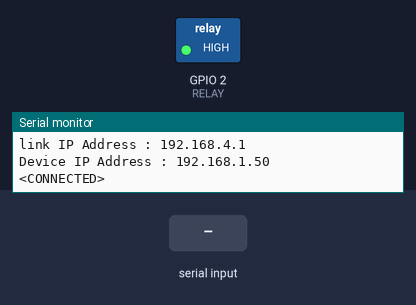
Recording of a sketch running on a simulated ESP8266 (NodeMCU). Parts: switched loads named in the sketch (green lamp = pin HIGH), the last lines printed to the serial monitor. Inputs (shaded band) come from the test bench. WiFi joins after 1.5 s; servers stay silent unless stated.

Above: at 3.4 s.
3.5 s: "90,45\n" received over Serial
At 5.1 s:
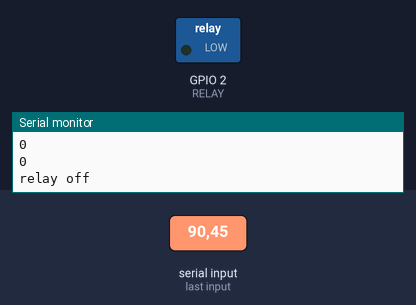
6.0 s: "30,150\n" received over Serial
8.7 s: "5\n" received over Serial
Timing chart, 0 to 11.7 s (numbered marks = the images above; inputs shaded):
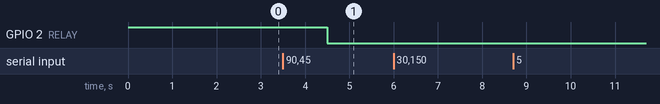

Measured:
- after the input at 3.5 s, GPIO 2 (RELAY): HIGH → LOW after 1.0 s

The sketch:

Shock.ino
```cpp
//Library files
#include <ESP8266WiFi.h>
#include <ArduinoJson.h>

//Definitons
#define RELAY 2
const char*   LINK_SSID = "Link";
const char*   LINK_PASSWORD = "abc123abc";
const char*   ID = "shock 1";
IPAddress     link(192,168,4,1);
WiFiClient    shock;

//Statas of the shock ON/OFF
typedef enum
{
  OFF = 0,
  ON,
}SHOCK_STATE_t;


// local variables
String value;
String out;
SHOCK_STATE_t response;
SHOCK_STATE_t state;


void setup()
{
  Serial.begin(115200);
  pinMode(RELAY, OUTPUT);

  //initialize the state of the shock as ON
  state = ON;
  digitalWrite(RELAY, ON);

  // To Avoid Broadcasting An SSID
  WiFi.mode(WIFI_STA);

  // The SSID That We Want To Connect To
  WiFi.begin(LINK_SSID, LINK_PASSWORD);
  Serial.println("!--- Connecting To " + WiFi.SSID() + " ---!");

  // Checking For Connection
  check_connectivity();
  Serial.println("!-- shock Device Connected --!");

  // Printing IP Address
  Serial.println("Connected To      : " + String(WiFi.SSID()));
  Serial.println("Signal Strenght   : " + String(WiFi.RSSI()) + " dBm");
  Serial.print  ("link IP Address : ");
  Serial.println(link);
  Serial.print  ("Device IP Address : ");
  Serial.println(WiFi.localIP());

  // Conecting To The Link
  connect_to_link();

}

void loop()
{
  if(Serial.available())
  {
      value = Serial.readStringUntil('\n');
      out = convert_to_json(ID, value);
      response = send_data(out);
      Serial.println(response);
      Serial.println(String(response==ON));

      switch(state)
      {
        case ON:
          if(response==OFF){
            //relay off
            digitalWrite(RELAY, OFF);
            Serial.println("relay off");
            state = OFF;
          }
          else{Serial.println("no action");}
          break;
        case OFF:
          if(response==ON){
            //relay on
            digitalWrite(RELAY, ON);
            Serial.println("relay on");
            state = ON;
          }
          else{Serial.println("no action");}
          break;
        default:
          Serial.println("invalid response");
          break;
      }
   }


}


/* @brief
 *  convert data into json format
 *
 * @param
 * id - id of the shock device
 * value - power readings data
 *
 * @return
 * String json formatted
 */
String convert_to_json(String id, String value)
{
  DynamicJsonBuffer jBuffer;
  JsonObject& root = jBuffer.createObject();
  root["id"]= id;
  root["value"]= value;
  String out;
  root.printTo(out);
  return out;
}


/* @brief
 * send data to the link
 *
 * @param
 * out - data which should be sent to the link
 *
 * @return
 * respons from the link
 */
SHOCK_STATE_t send_data(String out)
{
  Serial.println(out);
  if(!shock.connected())
  {
    connect_to_link();
  }
  shock.println(out);
  //Serial.println(shock.readStringUntil('\n'));
  SHOCK_STATE_t resp = (SHOCK_STATE_t)(shock.readStringUntil('\n').toInt());
  //Serial.println(resp);
  return resp;
}

/* @brief
 * check the connectivity with the link
 *
 * @param
 * None
 *
 * @return
 * NONE
 */
void check_connectivity()
{
  while(WiFi.status() != WL_CONNECTED)
  {
    for(int i=0; i < 10; i++)
    {
      Serial.print(".");
    }
    Serial.println("");
    delay(1000);
  }
}


/* @brief
 * check the connectivity with the link
 *
 * @param
 * None
 *
 * @return
 * NONE
 */
void connect_to_link()
{
  shock.stop();
  if(shock.connect(link, 9001))
  {
    Serial.println("<CONNECTED>");
    //shock.println ("<CONNECTED>");
  }
}

//====================================================================================
```
